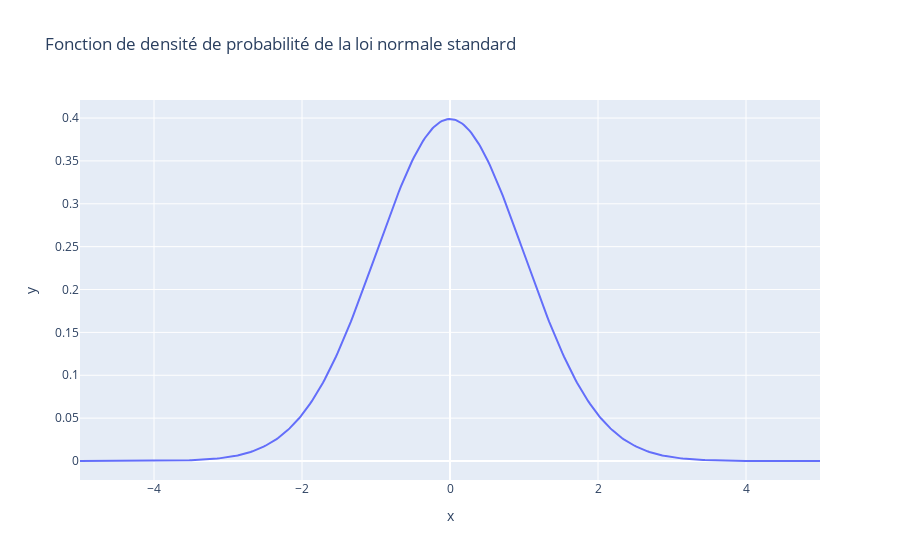

The notebook cell saved with this chart:
### Code cell
def f(x):
    return (1 / np.sqrt(2 * np.pi)) * np.exp(-0.5 * x**2)

x = np.linspace(-5, 5, 400)

y = f(x)

fig = px.line(x=x, y=y, title='Fonction de densité de probabilité de la loi normale standard')
fig.show()

### Figure 1 — Plotly figure (JSON) as saved in the notebook; plotly's stock layout.template omitted (floating-point values rounded to 4 significant figures; data arrays with more than 128 entries replaced by an {"elided": "..."} marker saying what was removed)
{"data": [{"hovertemplate": "x=%{x}<br>y=%{y}<extra></extra>", "legendgroup": "", "line": {"color": "#636efa", "dash": "solid"}, "marker": {"symbol": "circle"}, "mode": "lines", "name": "", "orientation": "v", "showlegend": false, "type": "scatter", "x": {"elided": "400 float values"}, "xaxis": "x", "y": {"elided": "400 float values"}, "yaxis": "y"}], "layout": {"legend": {"tracegroupgap": 0}, "title": {"text": "Fonction de densité de probabilité de la loi normale standard"}, "xaxis": {"anchor": "y", "domain": [0, 1], "title": {"text": "x"}}, "yaxis": {"anchor": "x", "domain": [0, 1], "title": {"text": "y"}}}}
